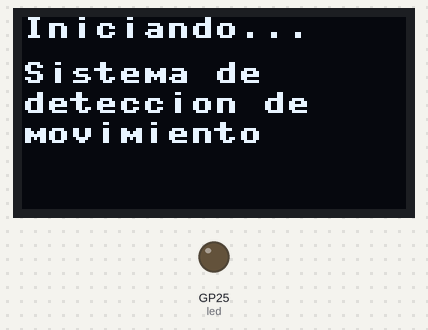
Bench run of a program on a simulated Raspberry Pi Pico running MicroPython. On the bench: 128×64 one-colour display, output pins drawn as LEDs (lit = HIGH). Wiring (from the project's diagram.json): PIR motion sensor on GP16. Library files of the repository ran but are not shown: ssd1306.py.

Above: at 0.1 s.
At 2.1 s:
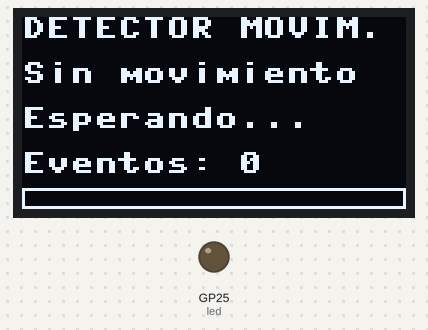

The program:

main.py
```python
# ---------------------------------------------------------------------------------
#  Detector de Movimiento con MicroPython
#  Alumno: Castro Balbuena Angel Andres
#  Descripción: Utiliza un sensor PIR para detectar movimiento y muestra
#               el estado en un display OLED. También activa un buzzer
#               como alarma cuando se detecta movimiento.
# ---------------------------------------------------------------------------------

from machine import Pin, I2C, PWM
import ssd1306
import time

# Configuración de los pines
pir_sensor = Pin(16, Pin.IN)  # Sensor PIR en GP16
buzzer = PWM(Pin(17))  # Buzzer en GP17
led = Pin(25, Pin.OUT)  # LED integrado en Pico

# Configuración del display OLED
i2c = I2C(0, scl=Pin(5), sda=Pin(4))
oled = ssd1306.SSD1306_I2C(128, 64, i2c)

# Variables para el sistema
tiempo_alarma = 0
alarma_activa = False
detecciones = 0
umbral_sensibilidad = 5  # Número de detecciones para considerar movimiento real
ultimo_movimiento = 0

def sonar_alarma(frecuencia=1000, duracion=300):
    """Activa el buzzer con la frecuencia especificada"""
    buzzer.freq(frecuencia)
    buzzer.duty_u16(32768)  # 50% duty cycle
    time.sleep_ms(duracion)
    buzzer.duty_u16(0)

def actualizar_display(movimiento_detectado, tiempo_ultimo, contador):
    """Actualiza la información en el display OLED"""
    oled.fill(0)
    oled.text("DETECTOR MOVIM.", 0, 0)

    if movimiento_detectado:
        oled.fill_rect(0, 15, 128, 14, 1)
        oled.text("MOVIMIENTO!", 10, 18, 0)
    else:
        oled.text("Sin movimiento", 0, 15)

    # Tiempo desde última detección
    if tiempo_ultimo > 0:
        segundos = time.ticks_diff(time.ticks_ms(), tiempo_ultimo) // 1000
        oled.text("Ultimo: {} seg".format(segundos), 0, 30)
    else:
        oled.text("Esperando...", 0, 30)

    # Contador de eventos
    oled.text("Eventos: {}".format(contador), 0, 45)

    # Barra de estado del sistema
    oled.rect(0, 57, 128, 7, 1)
    if alarma_activa:
        for i in range(0, 128, 8):
            oled.fill_rect(i, 57, 4, 7, 1)

    oled.show()

# Inicialización del display
oled.fill(0)
oled.text("Iniciando...", 0, 0)
oled.text("Sistema de", 0, 15)
oled.text("deteccion de", 0, 25)
oled.text("movimiento", 0, 35)
oled.show()
time.sleep(2)

while True:
    movimiento = pir_sensor.value()
    tiempo_actual = time.ticks_ms()

    # Verificar si hay movimiento
    if movimiento == 1:
        led.value(1)  # Encender LED
        detecciones += 1

        if detecciones >= umbral_sensibilidad and not alarma_activa:
            # Activar alarma
            alarma_activa = True
            tiempo_alarma = tiempo_actual
            ultimo_movimiento = tiempo_actual
            sonar_alarma(1500, 200)
            time.sleep_ms(100)
            sonar_alarma(2000, 200)
    else:
        led.value(0)  # Apagar LED

        # Reducir contador de detecciones gradualmente
        if detecciones > 0 and time.ticks_diff(tiempo_actual, tiempo_alarma) > 500:
            detecciones -= 1

    # Desactivar alarma después de 5 segundos
    if alarma_activa and time.ticks_diff(tiempo_actual, tiempo_alarma) > 5000:
        alarma_activa = False

    # Actualizar display
    actualizar_display(alarma_activa, ultimo_movimiento, detecciones)

    # Si la alarma está activa, hacer sonar el buzzer intermitentemente
    if alarma_activa:
        if time.ticks_diff(tiempo_actual, tiempo_alarma) % 1000 < 200:
            sonar_alarma(1000, 100)

    time.sleep_ms(100)
```
